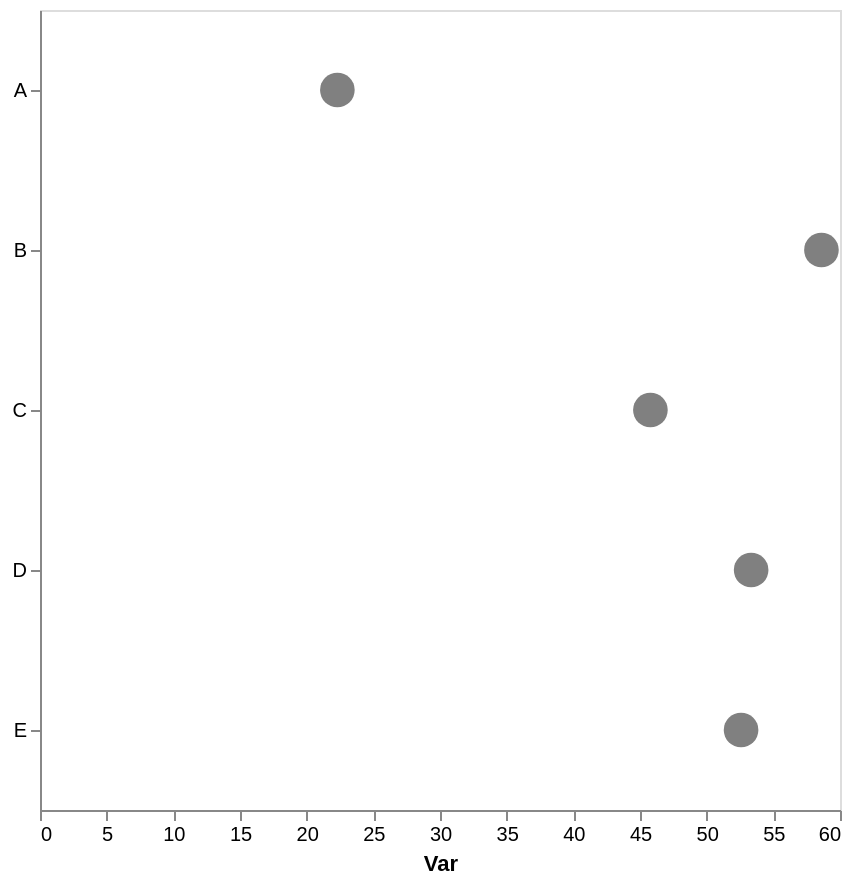

Here is the Vega-Lite specification saved for this chart:
### Vega-Lite specification from a JSON file in a GitHub repository (floating-point values rounded to 4 significant figures)
{"config": {"view": {"continuousWidth": 300, "continuousHeight": 300}, "axis": {"grid": false}, "bar": {"color": "gray"}}, "data": {"name": "data-d2daf27285c1a124fcdf6396db9037d4"}, "mark": {"type": "point", "color": "gray", "filled": true, "size": 300}, "encoding": {"x": {"aggregate": "mean", "axis": {"title": "Var"}, "field": "var1", "type": "quantitative"}, "y": {"axis": {"title": null}, "field": "cat", "type": "nominal"}}, "height": 400, "width": 400, "$schema": "https://vega.github.io/schema/vega-lite/v5.17.0.json", "datasets": {"data-d2daf27285c1a124fcdf6396db9037d4": [{"cat": "C", "var1": 50.12, "var2": 49.07}, {"cat": "E", "var1": 48.83, "var2": 62.38}, {"cat": "A", "var1": 25.98, "var2": 54.83}, {"cat": "C", "var1": 41.44, "var2": 38.1}, {"cat": "E", "var1": 55.84, "var2": 46.14}, {"cat": "D", "var1": 60.24, "var2": 56.2}, {"cat": "A", "var1": 20.14, "var2": 53.15}, {"cat": "D", "var1": 46.43, "var2": 54.58}, {"cat": "E", "var1": 46.49, "var2": 43.82}, {"cat": "B", "var1": 58.61, "var2": 50.43}, {"cat": "A", "var1": 20.78, "var2": 45.81}, {"cat": "E", "var1": 59.16, "var2": 40.9}]}}
